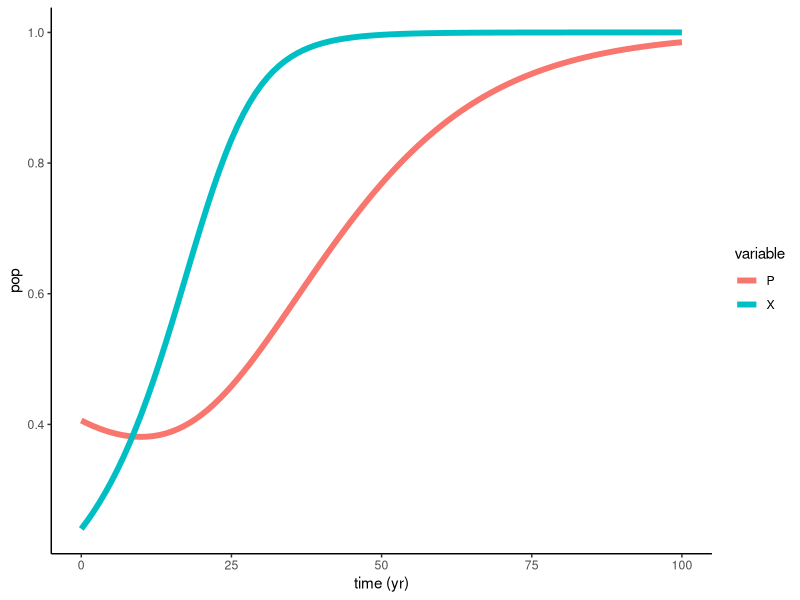
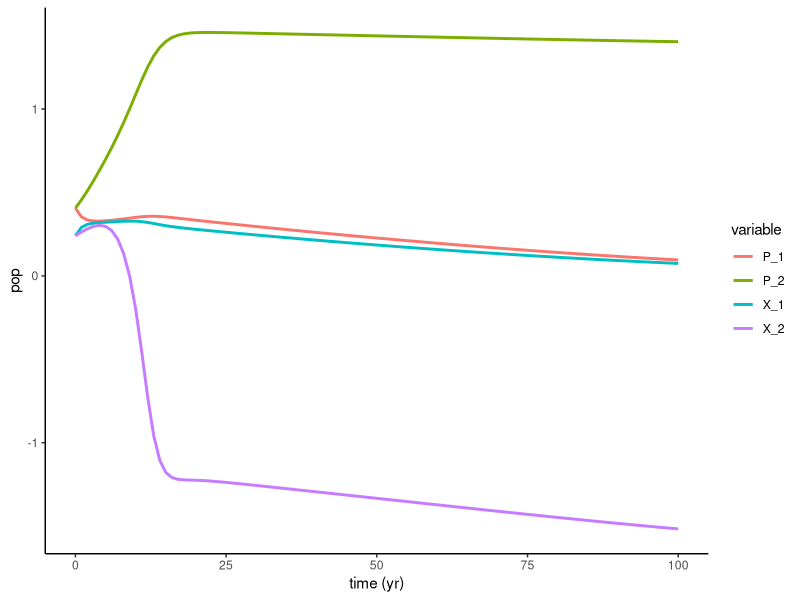
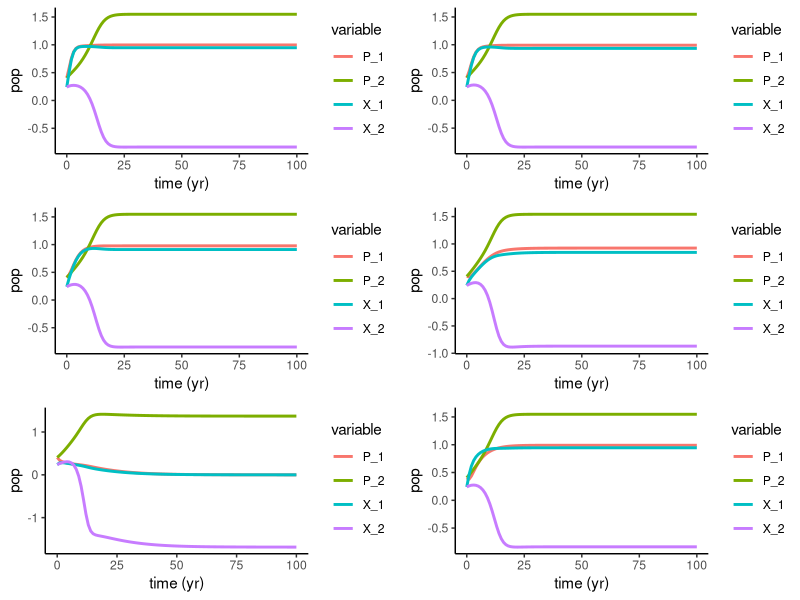
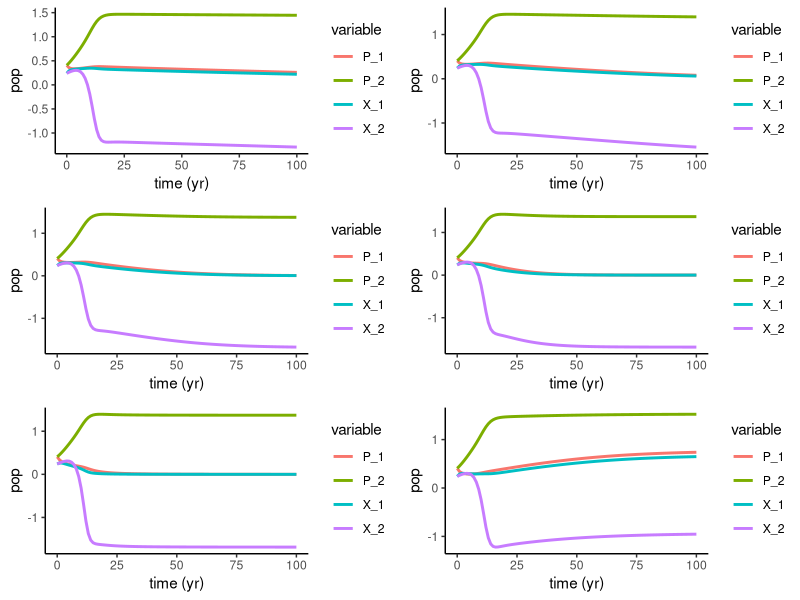
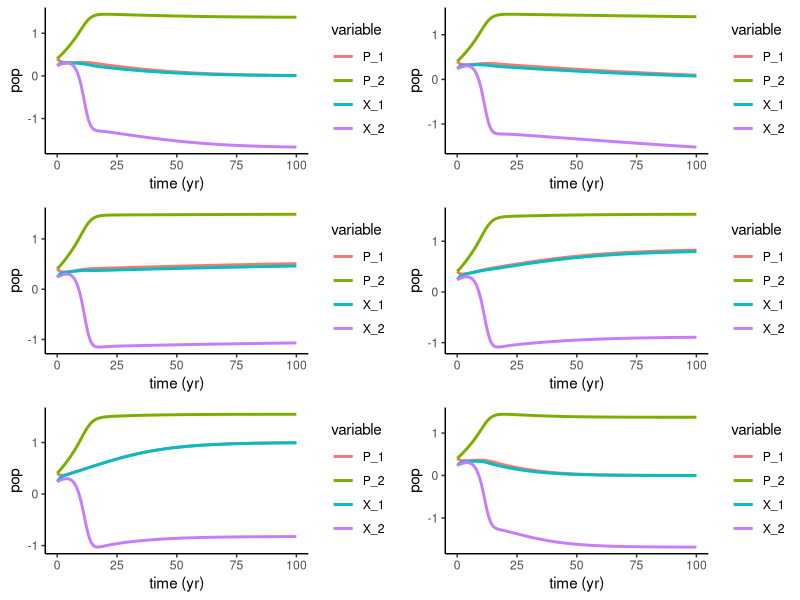

Reproduce these figures in R, in order. (Note: this script raises an error after producing the figures.)
## ---- chunk 1
knitr::opts_chunk$set(echo = FALSE, warning = FALSE, message = FALSE, cache = TRUE)

setwd("C:/Users/sophi/Documents/GitHub/UNH_Docs/Proposal/Soc_Ecol_Model")

library(deSolve)
library(tidyverse)
library(ggplot2)
library(gridExtra)
## ---- chunk 2
Bauch.Model <- function (t, y, params) {
  ## first extract the state variables
  P <- y[1] #Fish Pop var
  X <- y[2] #conservationist var

  #TT <- y[5]
  
  ## now extract the parameters
  R <- params["R"] # Net growth/fecundity
  s <- params["s"] # supply and demand
  h <- params["h"] # Harvesting efficiency
  k <- params["k"] # Social learning rate
  w <- params["w"] # conservation costs
  c <- params["c"] # rarity valuation param
  d <- params["d"] # social norm strength
  
  ## now code the model equations
  dPdt <- R * P * (1-P) - (h * P * (1-X))/(P+s)
  dXdt <- k * X * (1-X) * (d*(2*X-1) + 1/(P+c) - w)
  
  ## combine results into a single vector
  dydt <- c(dPdt, dXdt)
  ## return result as a list!
  
  list(dydt)
}

params_Bauch <- c(R = 0.06, s = 0.8, h = 0.075, k = 0.17, w = 0.35, c = 0.6, d = 0.5)

times <- seq(from = 0, to = 100, by = 1)
xstart <- c(P = 0.406, X = .24) # See supplemental data for other starting params

ode(
  func=Bauch.Model,
  y=xstart,
  times=times,
  parms=params_Bauch
) %>%
  as.data.frame() -> out1

out1 %>%
  gather(variable,value,-time) %>%
  ggplot(aes(x=time,y=value,color=variable))+
  geom_line(size=2)+
  theme_classic()+
  labs(x='time (yr)',y='pop')

## ---- chunk 3
Bauch.Coupled <- function (t, y, params) {
  ## first extract the state variables
  P_1 <- y[1] #Fish Pop var
  P_2 <- y[2] #Fish Pop var
  X_1 <- y[3] #conservationist var
  X_2 <- y[4] #conservationist var

  #TT <- y[5]
  
  ## now extract the parameters
  R_1 <- params["R_1"] # Net growth/fecundity
  s_1 <- params["s_1"] # supply and demand
  h_1 <- params["h_1"] # Harvesting efficiency
  k_1 <- params["k_1"] # Social learning rate
  w_1 <- params["w_1"] # conservation costs
  c_1 <- params["c_1"] # rarity valuation param
  d_1 <- params["d_1"] # social norm strength
  
  R_2 <- params["R_2"] # Net growth/fecundity
  s_2 <- params["s_2"] # supply and demand
  h_2 <- params["h_2"] # Harvesting efficiency
  k_2 <- params["k_2"] # Social learning rate
  w_2 <- params["w_2"] # conservation costs
  c_2 <- params["c_2"] # rarity valuation param
  d_2 <- params["d_2"] # social norm strength 
  
  roe_1 <- params["roe_1"] # fish diffusion
  roe_2 <- params["roe_2"] # fish diffusion
  prop_1 <- params["prop_1"] # Proportion of population in group 1
  prop_2 <- params["prop_2"] # Proportion of population in group 2. prop_1 + prop_2 = 1
  
  ## now code the model equations
  dP_1dt <- R_1 * P_1 * (1-P_1) - (h_1 * P_1 * (1-X_1))/(P_1+s_1) + roe_1 * (P_2 - P_1)/2
  dP_2dt <- R_2 * P_2 * (1-P_2) - (h_2 * P_2 * (1-X_2))/(P_2+s_2) + roe_2 * (P_1 - P_2)/2
  
  dX_1dt <- k_1 * X_1 * (1-X_1) * ((1/(P_1 + c_1)) - w_1 + d_1*(2*X_1 - 1)) + X_1 * k_2 * d_2 * (1 - (X_2/(1 - X_2)))
  dX_2dt <- k_2 * X_2 * (1-X_2) * ((1/(P_2 + c_2)) - w_2 + d_2*(2*X_2 - 1)) + X_2 * k_1 * d_1 * (1 - (X_1/(1 - X_1)))
  
  ## combine results into a single vector
  dydt <- c(dP_1dt, dP_2dt, dX_1dt, dX_2dt)
  ## return result as a list!
  
  list(dydt)
}

params_Bauch <- c(R_1 = 0.06, s_1 = 0.8, h_1 = 0.075, k_1 = 0.17, w_1 = 0.35, c_1 = 0.6, d_1 = 0.5, roe_1 = 1, prop_1 = 0.5,
                  R_2 = 0.06, s_2 = 0.8, h_2 = 0.075, k_2 = 0.17, w_2 = 0.35, c_2 = 0.6, d_2 = 0.5, roe_2 = 1, prop_2 = 0.5)

times <- seq(from = 0, to = 100, by = 1)
xstart <- c(P_1 = 0.406, X_1 = .24, P_2 = 0.406, X_2 = .24) # See supplemental data for other starting params

ode(
  func=Bauch.Coupled,
  y=xstart,
  times=times,
  parms=params_Bauch
) %>%
  as.data.frame() -> out_Coupled

out_Coupled %>%
  gather(variable,value,-time) %>%
  ggplot(aes(x=time,y=value,color=variable))+
  geom_line(size=1)+
  theme_classic()+
  labs(x='time (yr)',y='pop')

## ---- chunk 4
# params_Default <- data.frame(R = 0.06, s = 0.8, h = 0.075, k = 0.17, w = 0.35, c = 0.6, d = 0.5, roe = 1)
# params_Bauch <- c(R_1 = 0.06, s_1 = 0.8, h_1 = 0.075, k_1 = 0.17, w_1 = 0.35, c_1 = 0.6, d_1 = 0.5, roe_1 = 1,
#                   R_2 = 0.06, s_2 = 0.8, h_2 = 0.075, k_2 = 0.17, w_2 = 0.35, c_2 = 0.6, d_2 = 0.125, roe_2 = 1)

# min <- 0
# max <- 1
# i <- 1
# param <- 8


#Note: in this function, I am changing BOTH populations' paramters. Should I try just changing one?
param_ranges <- function(param, max, min){
  #Generate list of ranges
  new_param <- seq(from=min, to=max, length.out=5)
  plotList <- list()
  
  #Change params to each quartile for graphs 1-5
  for(i in 1:length(new_param)){
    params_Default <- data.frame(R = 0.06, s = .8, h = 0.075, k = 0.17, w = 0.35, c = 0.6, d = 0.5, roe = 1, prop = .5)
    #ASSIGN OLD PARAMS TO BE NEW SEQUENCE
    params_Default[param] <- new_param[i]
    params_Bauch <- c(R_1 = params_Default$R, s_1 = params_Default$s, h_1 = params_Default$h, k_1 = params_Default$k,
                      w_1 = params_Default$w, c_1 = params_Default$c, d_1 = params_Default$d, roe_1 = params_Default$roe,
                      prop_1 =  params_Default$prop,
                      R_2 = params_Default$R, s_2 = params_Default$s, h_2 = params_Default$h, k_2 = params_Default$k,
                      w_2 = params_Default$w, c_2 =params_Default$c, d_2 = params_Default$d, roe_2 = params_Default$roe,
                      prop_2 = 1- params_Default$prop)
    
    times <- seq(from = 0, to = 100, by = 1)
    xstart <- c(P_1 = 0.406, X_1 = .24, P_2 = 0.406, X_2 = .24) #See supplemental for other starting params

    ode(
      func=Bauch.Coupled,
      y=xstart,
      times=times,
      parms=params_Bauch
    ) %>%
      as.data.frame() -> out_Diff

    p <- out_Diff %>%
      gather(variable,value,-time) %>%
      ggplot(aes(x=time,y=value,color=variable))+
      geom_line(size=1)+
      theme_classic()+
      labs(x='time (yr)',y='pop')
    plotList[[i]] <- p
  }
  
  #Now assigning the final graph to give the two populations the max and min of the paramters
    params_Default <- data.frame(R = 0.06, s = .8, h = 0.075, k = 0.17, w = 0.35, c = 0.6, d = 0.5, roe = 1, prop = .5)
    #ASSIGN OLD PARAMS TO BE NEW SEQUENCE
    params_Bauch <- c(R_1 = params_Default$R, s_1 = params_Default$s, h_1 = params_Default$h, k_1 = params_Default$k,
                      w_1 = params_Default$w, c_1 = params_Default$c, d_1 = params_Default$d, roe_1 = params_Default$roe,
                      prop_1 =  params_Default$prop,
                      R_2 = params_Default$R, s_2 = params_Default$s, h_2 = params_Default$h, k_2 = params_Default$k,
                      w_2 = params_Default$w, c_2 =params_Default$c, d_2 = params_Default$d, roe_2 = params_Default$roe,
                      prop_2 = 1- params_Default$prop)
    params_Bauch[param] <- max
    params_Bauch[(param + 9)] <- min
    
    times <- seq(from = 0, to = 100, by = 1)
    xstart <- c(P_1 = 0.406, X_1 = .24, P_2 = 0.406, X_2 = .24) #See supplemental for other starting params

    ode(
      func=Bauch.Coupled,
      y=xstart,
      times=times,
      parms=params_Bauch
    ) %>%
      as.data.frame() -> out_Diff

    p <- out_Diff %>%
      gather(variable,value,-time) %>%
      ggplot(aes(x=time,y=value,color=variable))+
      geom_line(size=1)+
      theme_classic()+
      labs(x='time (yr)',y='pop')
    plotList[[6]] <- p
  
  
  
  do.call("grid.arrange", c(plotList, ncol=2))
}
  

## ---- chunk 5
param_ranges(1, 0, 1)
## ---- chunk 6
param_ranges(2, 0.1, 1)
## ---- chunk 7
param_ranges(3, 0, .1)
## ---- chunk 8
param_ranges(4, 0, 1)
## ---- chunk 9
param_ranges(5, 0, 1)
## ---- chunk 10
param_ranges(6, 0, 1)
## ---- chunk 11
param_ranges(7, 0, 1)
## ---- chunk 12
param_ranges(8, 0, 1)
## ---- chunk 13


paramplane <- function(paramx, paramy, maxx, maxy){
  #Create empty dataframe to fill
  paramlist <- c("R", "S", "H", "K", "W", "C", "d", "rho")
  outcomes <- data.frame(matrix(ncol = 4, nrow = 0))
  colnames(outcomes) <- c("XParameter", "YParameter", "Fish1", "Fish2")
  
  #Dumb but it throws an error if S = 0
  startx <- 0
  starty <- 0
  if(paramx == 2){startx <- .001}
  if(paramy == 2){starty <- .001}
  
  
  #Can comment this part out if using other H vals
  if(paramx == 3){maxx = 0.1}
  if(paramy == 3){maxy = 0.1}
  
  #Create list of all combinations of the two paramters
  paramcombos <- expand.grid(x_parameter = seq(from = startx, to = maxx, length.out = 11),
                        y_parameter = seq(from = starty, to = maxy, length.out = 11))
  
  for(i in 1:nrow(paramcombos)){
  params_Default <- data.frame(R = 0.06, s = .8, h = 0.075, k = 0.17, w = 0.35, c = 0.6, d = 0.5, roe = 1, prop = .5)
  #Change params to be the 
  params_Default[paramx] <- paramcombos$x_parameter[i]
  params_Default[paramy] <- paramcombos$y_parameter[i]
  
  params_Bauch <- c(R_1 = params_Default$R, s_1 = params_Default$s, h_1 = params_Default$h, k_1 = params_Default$k,
                    w_1 = params_Default$w, c_1 = params_Default$c, d_1 = params_Default$d, roe_1 = params_Default$roe,
                    prop_1 =  params_Default$prop,
                    R_2 = params_Default$R, s_2 = params_Default$s, h_2 = params_Default$h, k_2 = params_Default$k,
                    w_2 = params_Default$w, c_2 =params_Default$c, d_2 = params_Default$d, roe_2 = params_Default$roe,
                    prop_2 = 1- params_Default$prop)
    
  times <- seq(from = 0, to = 100, by = 1)
    xstart <- c(P_1 = 0.406, X_1 = .24, P_2 = 0.406, X_2 = .24) #See supplemental for other starting params
    
    ode(
      func=Bauch.Coupled,
      y=xstart,
      times=times,
      parms=params_Bauch
    ) %>%
      as.data.frame() -> out_Diff

    finalstatus <- out_Diff[nrow(out_Diff),]    
    # finalstatus <- out_Diff %>%
    #   #filter(times == 100)
    #   filter(times == max(out_Diff$time))
    
    outcomes[i,] <- c(paramcombos$x_parameter[i], paramcombos$y_parameter[i], finalstatus$P_1, finalstatus$P_2)
  }
  
  finalDynamics <- outcomes %>%
    mutate(Result = case_when(
    Fish1 >= .25 & Fish2 >= .25 ~ "Both",
    Fish1 >= .25 & Fish2 < .25 ~ "Only Pop1",
    Fish1 < .25 & Fish2 >= .25 ~ "Only Pop2",
    Fish1 < .25 & Fish2 < .25 ~ "Neither"))
  
#cols <- c("green", "orange", "yellow", "black")

#Binned Colors
ggplot(finalDynamics, aes(XParameter, YParameter, fill = Result)) + geom_tile(width=1) +
  scale_fill_manual(
  values = c("Both" = "green",
             "Only Pop1" = "orange",
             "Only Pop2" = "yellow",
             "Neither" = "black")) +
  xlab(paramlist[paramx]) +
  ylab(paramlist[paramy])
}


#paramplane(2, 5, 1, 1)

## ---- chunk 14

paramplane_testing <- function(boop){

  pl <- list()
  param_tests <- expand.grid(firstParam = seq(from = 1, to = 8, length.out = 8),
                        secondParam = seq(from = 1, to = 8, length.out = 8))

  param_tests <- param_tests %>%
    filter(firstParam != secondParam) %>%
    filter(firstParam == boop)

  for(i in 1:nrow(param_tests)){
    pl[[i]] <- paramplane(param_tests$firstParam[i], param_tests$secondParam[i], 1, 1)
  }

  do.call("grid.arrange", c(pl,  ncol=2))

}

#grid.expand stuff

## ---- chunk 15

paramplane_testing(1)

## ---- chunk 16

paramplane_testing(2)

## ---- chunk 17

paramplane_testing(3)

## ---- chunk 18

paramplane_testing(4)

## ---- chunk 19

paramplane_testing(5)

## ---- chunk 20

paramplane_testing(6)

## ---- chunk 21

paramplane_testing(7)

## ---- chunk 22

paramplane_testing(8)

## ---- chunk 23

popplane <- function(param, max){
  #Create empty dataframe to fill
  paramlist <- c("R", "S", "H", "K", "W", "C", "d", "rho")
  outcomes <- data.frame(matrix(ncol = 4, nrow = 0))
  colnames(outcomes) <- c("Pop1Parameter", "Pop2Parameter", "Fish1", "Fish2")
  
  #Dumb but it throws an error if S = 0
  start <- 0
  if(param == 2){start <- .001}
  
  #Create list of all combinations of the two paramters
  paramcombos <- expand.grid(pop1_parameter = seq(from = start, to = max, length.out = 10),
                        pop2_parameter = seq(from = start, to = max, length.out = 10))
  
  for(i in 1:nrow(paramcombos)){
  params_Default <- data.frame(R = 0.06, s = .8, h = 0.075, k = 0.17, w = 0.35, c = 0.6, d = 0.5, roe = 1, prop = .5)
  #Change params to be the
  
  params_Bauch <- c(R_1 = params_Default$R, s_1 = params_Default$s, h_1 = params_Default$h, k_1 = params_Default$k,
                    w_1 = params_Default$w, c_1 = params_Default$c, d_1 = params_Default$d, roe_1 = params_Default$roe,
                    prop_1 =  params_Default$prop,
                    R_2 = params_Default$R, s_2 = params_Default$s, h_2 = params_Default$h, k_2 = params_Default$k,
                    w_2 = params_Default$w, c_2 =params_Default$c, d_2 = params_Default$d, roe_2 = params_Default$roe,
                    prop_2 = 1- params_Default$prop)
  params_Bauch[param] <- paramcombos$pop1_parameter[i]
  params_Bauch[(param + 9)] <- paramcombos$pop2_parameter[i]
    
  times <- seq(from = 0, to = 100, by = 1)
    xstart <- c(P_1 = 0.406, X_1 = .24, P_2 = 0.406, X_2 = .24) #See supplemental for other starting params
    
    ode(
      func=Bauch.Coupled,
      y=xstart,
      times=times,
      parms=params_Bauch
    ) %>%
      as.data.frame() -> out_Diff
    
    
    finalstatus <- out_Diff[nrow(out_Diff),]    
    # finalstatus <- out_Diff %>%
    #   filter(times == 100)
    
    outcomes[i,] <- c(paramcombos$pop1_parameter[i], paramcombos$pop2_parameter[i], finalstatus$P_1, finalstatus$P_2)
  }
  
  finalDynamics <- outcomes %>%
    mutate(Result = case_when(
    Fish1 >= .25 & Fish2 >= .25 ~ "Both",
    Fish1 >= .25 & Fish2 < .25 ~ "Only Pop1",
    Fish1 < .25 & Fish2 >= .25 ~ "Only Pop2",
    Fish1 < .25 & Fish2 < .25 ~ "Neither"))
  
#cols <- c("green", "orange", "yellow", "black")

#Binned Colors
ggplot(finalDynamics, aes(Pop1Parameter, Pop2Parameter, fill = Result)) + geom_tile(width=1) +
  scale_fill_manual(
  values = c("Both" = "green",
             "Only Pop1" = "orange",
             "Only Pop2" = "yellow",
             "Neither" = "black")) +
  ggtitle(paste0(paramlist[param], " Parameter plane")) +
  xlab(paste0(paramlist[param], " Population 1")) +
  ylab(paste0(paramlist[param], " Population 2"))
}
## ---- chunk 24
popplane(1, 1)

## ---- chunk 25
popplane(2, 1)

## ---- chunk 26
popplane(3, .1)

## ---- chunk 27
popplane(4, 1)

## ---- chunk 28
popplane(5, 1)

## ---- chunk 29
popplane(6, 1)

## ---- chunk 30
popplane(7, 1)

## ---- chunk 31
popplane(8, 1)
